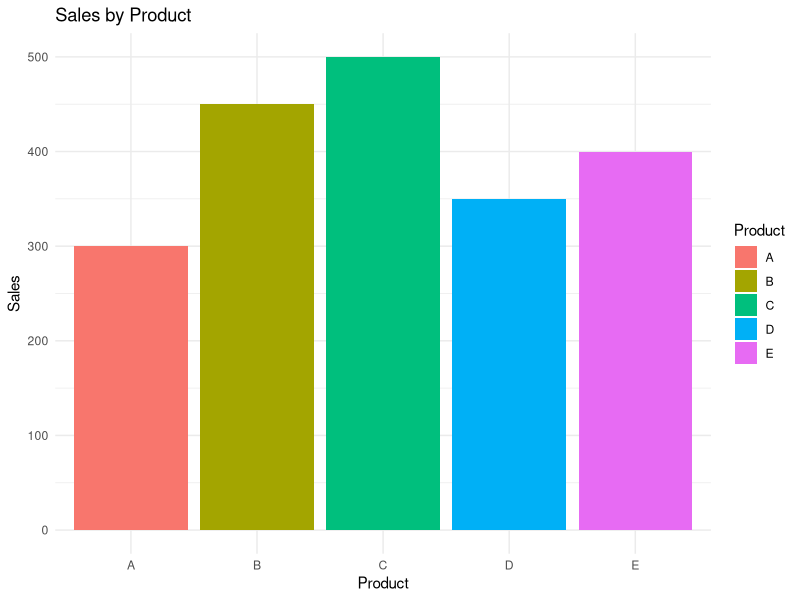

Reproduce this figure in R.
library(ggplot2)

# Create a data frame
sales_data <- data.frame(
  Product = c("A", "B", "C", "D", "E"),
  Sales = c(300, 450, 500, 350, 400)
)

# Bar plot
ggplot(sales_data, aes(x = Product, y = Sales, fill = Product)) +
  geom_bar(stat = "identity") +
  labs(
    title = "Sales by Product",
    x = "Product",
    y = "Sales"
  ) +
  theme_minimal()

